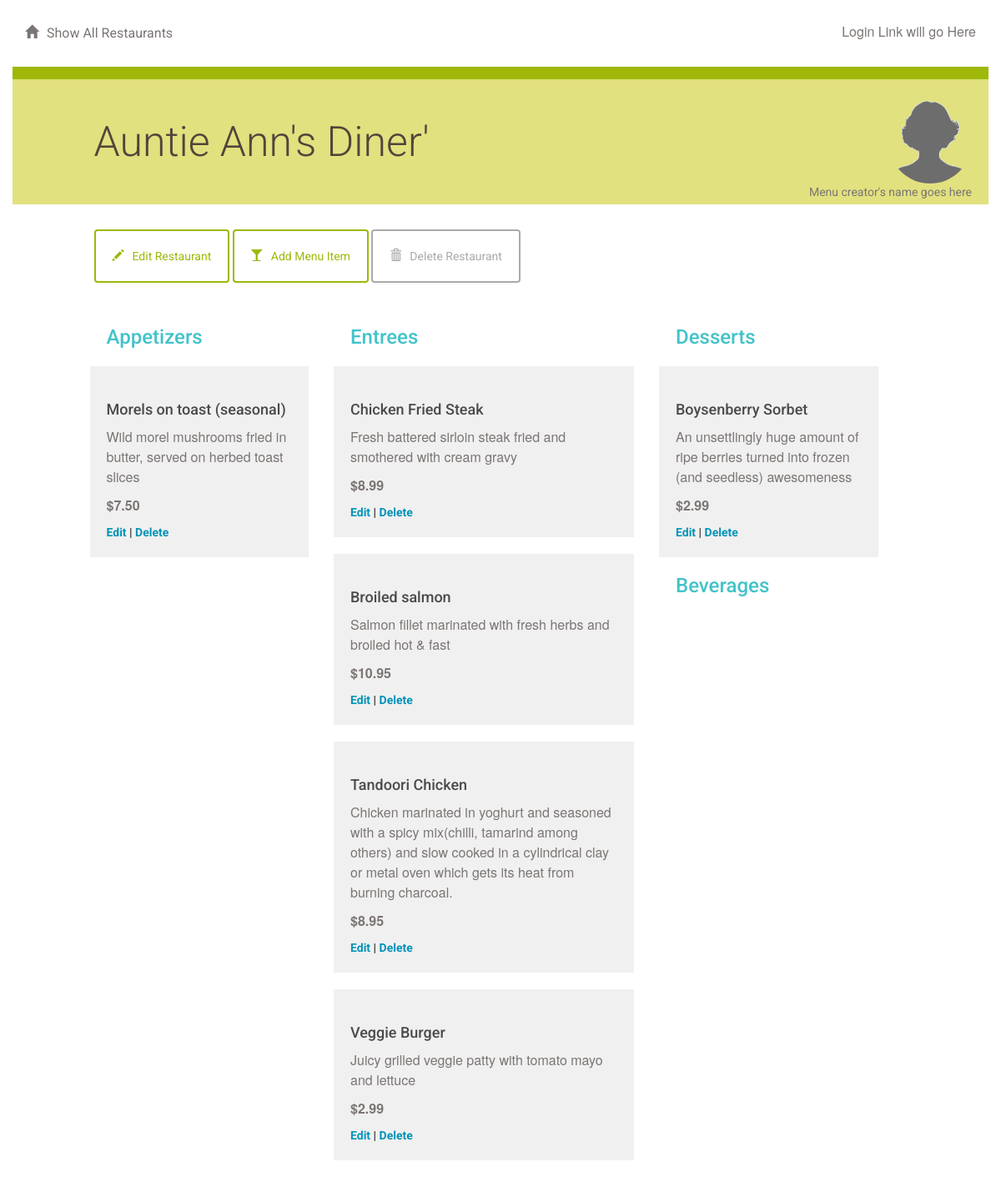
/restaurant/8/menu/, run on the app's committed database.
### oauth/database_setup.py (models this page shows, shortened)
class Restaurant(Base):
    __tablename__ = 'restaurant'
    id = Column(Integer, primary_key=True)
    name = Column(String(250), nullable=False)

class MenuItem(Base):
    __tablename__ = 'menu_item'
    name =Column(String(80), nullable = False)
    id = Column(Integer, primary_key = True)
    description = Column(String(250))
    price = Column(String(8))
    course = Column(String(250))
    restaurant_id = Column(Integer,ForeignKey('restaurant.id'))
    restaurant = relationship(Restaurant)

### oauth/project.py (the view)
@app.route('/restaurant/<int:restaurant_id>/')
@app.route('/restaurant/<int:restaurant_id>/menu/')
def showMenu(restaurant_id):
    restaurant = session.query(Restaurant).filter_by(id = restaurant_id).one()
    items = session.query(MenuItem).filter_by(restaurant_id = restaurant_id).all()
    return render_template('menu.html', items = items, restaurant = restaurant)

### oauth/templates/menu.html (shortened to what this page needs)
{% extends "main.html" %}
{% block content %}
{% include "header.html" %}
	<div class="row divider green">
		<div class="col-md-12"></div>
	</div>
	<div class="row banner menu">
		<div class="col-md-11 col-md-offset-1 padding-none">
			<h1>{{ restaurant.name }}
			<figure class="creator">
				<img src="{{ url_for('static', filename='blank_user.gif') }}">
				<figcaption>Menu creator's name goes here</figcaption>
			</figure>
			</h1>
		</div>
	</div>
	<div class="row padding-top padding-bottom">
		<div class="col-md-1"></div>
		<div class="col-md-11 padding-none">
			<a href="{{url_for('editRestaurant', restaurant_id = restaurant.id )}}">
				<button class="btn btn-default" id="new-menu-item">
					<span class="glyphicon glyphicon-pencil" aria-hidden="true"></span>Edit Restaurant
				</button>
			</a>
			<a href="{{url_for('newMenuItem', restaurant_id = restaurant.id )}}">
				<button class="btn btn-default" id="new-menu-item">
					<span class="glyphicon glyphicon-glass" aria-hidden="true"></span>Add Menu Item
				</button>
			</a>
						<a href="{{url_for('deleteRestaurant', restaurant_id = restaurant.id )}}">
				<button class="btn btn-default delete" id="delete-restaurant">
					<span class="glyphicon glyphicon-trash" aria-hidden="true"></span>Delete Restaurant
				</button>
			</a>
		</div>
		<div class="col-md-7"></div>
	</div>
	{% if items !=[] %}
		<div class="row">
			<div class="col-md-1"></div>
			<div class="col-md-3">
				<h2>Appetizers</h2>
					{% for i in items %}
						{% if i.course == 'Appetizer' %}
							<div class="menu-item">
								<h3>{{i.name}}</h3>
								<p>{{i.description}}</p>
								<p class="menu-price">{{i.price}}</p>
								<a href='{{url_for('editMenuItem', restaurant_id = restaurant.id, menu_id=i.id ) }}'>Edit</a> |
								<a href='{{url_for('deleteMenuItem', restaurant_id = restaurant.id, menu_id=i.id ) }}'>Delete</a>
							</div>
						{% endif %}
					{% endfor %}
			</div>
			<div class="col-md-4">
				<h2>Entrees</h2>
					{% for i in items %}
						{% if i.course == 'Entree' %}
						<div class="menu-item">
							<h3>{{i.name}}</h3>
							<p>{{i.description}}</p>
							<p class="menu-price">{{i.price}}</p>
							<a href='{{url_for('editMenuItem', restaurant_id = restaurant.id, menu_id=i.id ) }}'>Edit</a> |
							<a href='{{url_for('deleteMenuItem', restaurant_id = restaurant.id, menu_id=i.id ) }}'>Delete</a>
						</div>
						{% endif %}
					{% endfor %}
			</div>
			<div class="col-md-3">
				<h2>Desserts</h2>
					{% for i in items %}
						{% if i.course == 'Dessert' %}
						<div class="menu-item">
							<h3>{{i.name}}</h3>
							<p>{{i.description}}</p>
							<p class="menu-price">{{i.price}}</p>
							<a href='{{url_for('editMenuItem', restaurant_id = restaurant.id, menu_id=i.id ) }}'>Edit</a> |
							<a href='{{url_for('deleteMenuItem', restaurant_id = restaurant.id, menu_id=i.id ) }}'>Delete</a>
						</div>
						{% endif %}
					{% endfor %}
				<h2>Beverages</h2>
			</div>
			<div class="col-md-1"></div>
		</div>
	{% endif %}
{% endblock %}

### oauth/static/styles.css (style rules this page uses)
* { font-family: "Helvetica Neue Bold", Roboto, Helvetica, Arial, sans-serif; font-weight: 700; }
h1 { font-family: "Helvetica Neue Light", Roboto, Helvetica, Arial, sans-serif; font-size: 50px; color: #51453B; line-height: 60px; font-weight: 300; }
h2 { font-size: 24px; color: #42C3C9; line-height: 29px; }
h3 { font-size: 18px; color: #4A4A4A; line-height: 23px; }
p { font-family: "Helvetica Neue", Roboto, Helvetica, Arial, sans-serif; font-size: 16px; color: #7B7573; line-height: 24px; font-weight: 400; }
a { font-size: 14px; color: #0093B9; line-height: 17px; }
.padding-top { padding-top: 30px; }
.padding-bottom { padding-bottom: 30px; }
.padding-none { padding: 0; }
.btn { padding: 20px; margin: 0; border-color: #9FB80A; border-width: 2px; color: #9FB80A;; }
.btn.delete { border-color: #aaaaaa; color: #aaaaaa; }
.glyphicon { margin-right: 10px; }
.divider { height: 15px; }
.divider.green { background-color: #9FB80A; }
.banner.menu { height: 150px; background-color: #E1E17F; }
.banner h1 { margin: 45px 0; }
.menu-item { background: #F0F0F0; padding: 20px; margin: 20px; margin-left: -20px; }
.menu-price { font-weight: 700; }
.creator { padding-right: 20px; margin-top: -20px; text-align: right; float:right; }
.creator img { width: 100px; border-radius: 50%; }
.creator figcaption { font-size: 14px; color: #7B7573; font-weight: 400; margin-top: -20px; }

### data on the page
Restaurant: name "Auntie Ann's Diner'"
MenuItem: name "Morels on toast (seasonal)", description "Wild morel mushrooms fried in butter, served on herbed toast slices", price "$7.50"
MenuItem: name "Chicken Fried Steak", description "Fresh battered sirloin steak fried and smothered with cream gravy", price "$8.99"
MenuItem: name "Broiled salmon", description "Salmon fillet marinated with fresh herbs and broiled hot & fast", price "$10.95"
MenuItem: name "Tandoori Chicken", description "Chicken marinated in yoghurt and seasoned with a spicy mix(chilli, tamarind among others) and slow cooked in a cylindrical clay or metal oven which gets its heat from burning charcoal.", price "$8.95"
MenuItem: name "Veggie Burger", description "Juicy grilled veggie patty with tomato mayo and lettuce", price "$2.99"
MenuItem: name "Boysenberry Sorbet", description "An unsettlingly huge amount of ripe berries turned into frozen (and seedless) awesomeness", price "$2.99"
